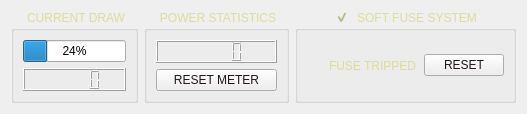
<?xml version="1.0" encoding="UTF-8"?>
<ui version="4.0">
 <class>widget</class>
 <widget class="QWidget" name="widget">
  <property name="geometry">
   <rect>
    <x>0</x>
    <y>0</y>
    <width>466</width>
    <height>102</height>
   </rect>
  </property>
  <property name="styleSheet">
   <string notr="true">	QWidget{
	background-image: url(:/ta-skin/bg1.gif);
}

QLabel, QCheckBox, QTextEdit, QLineEdit, QGroupBox, QDoubleSpinBox, QSpinBox{
	font: bold 10px, &quot;Segoe UI Black&quot;;
	color: rgb(220, 220, 155);
    background-color: transparent;
}

QProgressBar{
    border-image: url(:/ta-skin/chunk_empty.png) 0 repeat stretch;
    font: 1px, &quot;Segoe UI Black&quot;;
}

QProgressBar::chunk {
    border-image: url(:/ta-skin/chunk_full.png) 0 repeat stretch;
}

QLabel, QCheckBox{
	border-image: url(:/ta-skin/label2.png) 11 22 10 12 repeat stretch ;
	border-width: 10;
}

QCheckBox{
	spacing: 3;
}

QCheckBox::indicator::checked, QCheckBox::indicator::unchecked{
    width: 19px;
    height: 19px;
}

QCheckBox::indicator:unchecked:disabled{
    border-image: url(:/ta-skin/lmp_off.png) 0 stretch
}

QCheckBox::indicator:checked:disabled{
    border-image: url(:/ta-skin/lmp_on.png) 0 stretch
}

QCheckBox::indicator:unchecked:enabled{
    border-image: url(:/ta-skin/lmp_off_locked.png) 0 stretch
}

QCheckBox::indicator:checked:enabled{
    border-image: url(:/ta-skin/lmp_on_locked.png) 0 stretch
}

QPushButton{
	font: bold 10px, &quot;Segoe UI Black&quot;;
	color: rgb(40, 20, 20);
	border-width: 8;
    border-image: url(:/ta-skin/button.gif) 10 12 11 14 repeat repeat 
}

QPushButton:pressed {
	border-image: url(:/ta-skin/button_pressed.gif) 10 12 11 14 repeat repeat
}

QScrollBar:horizontal {
    border-image: url(:/ta-skin/scroll_bg.png) 0 repeat stretch;
    height: 15px;
    margin: 0px 20px 0 20px;
}

QScrollBar::handle:horizontal {
    border-image: url(:/ta-skin/bar.png) 0 stretch;
    min-width: 5px;
    max-width: 5px;
}

QScrollBar::add-line:horizontal {
    border-image: url(:/ta-skin/arrow_off_right.png) 0 stretch;
    width: 20px;
    subcontrol-position: right;
    subcontrol-origin: margin;
}

QScrollBar::sub-line:horizontal:pressed {
    border-image: url(:/ta-skin/arrow_on_left.png) 0 stretch;
}

QScrollBar::add-line:horizontal:pressed {
    border-image: url(:/ta-skin/arrow_on_right.png) 0 stretch;
}

QScrollBar::sub-line:horizontal {
    border-image: url(:/ta-skin/arrow_off_left.png) 0 stretch;
    width: 20px;
    subcontrol-position: left;
    subcontrol-origin: margin;
}

QScrollBar::add-page:horizontal, QScrollBar::sub-page:horizontal {
    background: none;
}

QGroupBox{
    border-image: url(:/ta-skin/label-bg.png) 13 23 12 12 repeat repeat ;
    border-width: 10;
}

QGroupBox::title{
    subcontrol-origin: margin;
    subcontrol-position: top center;
    margin: 0 3
}

QLineEdit, QDoubleSpinBox, QSpinBox{
    padding: 0 3;
	border-color: #444444;
	border-style: inset;
	border-width: 2;
}

QDoubleSpinBox::up-arrow, QSpinBox::up-arrow {
    image: url(:/ta-skin/arrow_off_up.png) 0 stretch;
}

QDoubleSpinBox::down-arrow, QSpinBox::down-arrow {
    image: url(:/ta-skin/arrow_off_down.png) 0 stretch;
}

QDoubleSpinBox::up-arrow:pressed, QSpinBox::up-arrow:pressed {
    image: url(:/ta-skin/arrow_on_up.png) 0 stretch;
}

QDoubleSpinBox::down-arrow:pressed, QSpinBox::down-arrow:pressed {
    image: url(:/ta-skin/arrow_on_down.png) 0 stretch;
}</string>
  </property>
  <layout class="QHBoxLayout" name="horizontalLayout">
   <item>
    <widget class="QGroupBox" name="current_draw_box">
     <property name="title">
      <string>CURRENT DRAW</string>
     </property>
     <layout class="QVBoxLayout" name="verticalLayout">
      <item>
       <widget class="QProgressBar" name="current_draw_bar">
        <property name="minimumSize">
         <size>
          <width>0</width>
          <height>20</height>
         </size>
        </property>
        <property name="value">
         <number>24</number>
        </property>
       </widget>
      </item>
      <item>
       <widget class="QLCDNumber" name="current_draw_LCD"/>
      </item>
     </layout>
    </widget>
   </item>
   <item>
    <widget class="QGroupBox" name="power_stat_box">
     <property name="title">
      <string>POWER STATISTICS</string>
     </property>
     <layout class="QVBoxLayout" name="verticalLayout_2">
      <item>
       <widget class="QLCDNumber" name="power_stat_LCD">
        <property name="maximumSize">
         <size>
          <width>16777215</width>
          <height>25</height>
         </size>
        </property>
       </widget>
      </item>
      <item>
       <widget class="QPushButton" name="power_stat_reset">
        <property name="text">
         <string>RESET METER</string>
        </property>
       </widget>
      </item>
     </layout>
    </widget>
   </item>
   <item>
    <widget class="QGroupBox" name="soft_fuse_system">
     <property name="title">
      <string>SOFT FUSE SYSTEM</string>
     </property>
     <property name="checkable">
      <bool>true</bool>
     </property>
     <layout class="QHBoxLayout" name="horizontalLayout_2">
      <item>
       <widget class="QCheckBox" name="fuse_tripp">
        <property name="text">
         <string>FUSE TRIPPED</string>
        </property>
       </widget>
      </item>
      <item>
       <widget class="QPushButton" name="soft_fuse_reset">
        <property name="text">
         <string>RESET</string>
        </property>
       </widget>
      </item>
     </layout>
    </widget>
   </item>
  </layout>
 </widget>
 <resources>
  <include location="ta.qrc"/>
 </resources>
 <connections/>
</ui>
